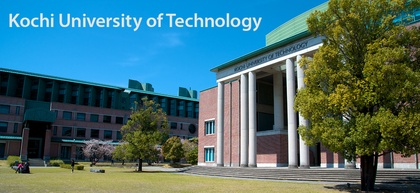
%> input picture img/kut2.jpg, 420 x 193 px, shrunk from 980 x 450 before the run
$ octave s1.m   (GNU Octave 9; MATLAB toolbox functions it lacks are replaced by stand-ins)
%> lines starting %> are read from the running program, lines starting %| are printed output that depends on the picture
%%%%%カラーチャネル操作%%%%%
close all;
clear;

img=imread('kut2.jpg');
%> img is the input picture: size 193x420x3 uint8; mean R, G, B 72.8, 111.4, 114.5

%make vars of each color channel
red=img(:,:,1);
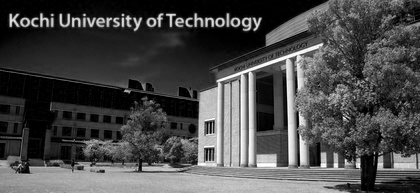
%> red: size 193x420 uint8; min 0, max 255, mean 72.8
green=img(:,:,2);
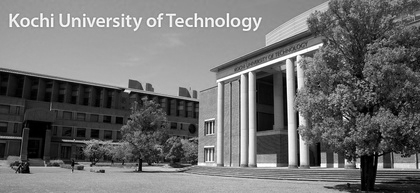
%> green: size 193x420 uint8; min 0, max 255, mean 111.4
blue=img(:,:,3);
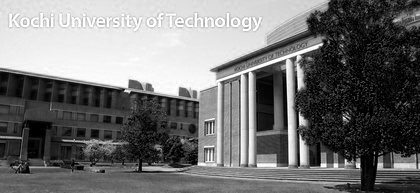
%> blue: size 193x420 uint8; min 0, max 255, mean 114.5

%show each color channel
figure('Name', 'grayscale(red channel)');
imshow(red);

figure('Name', 'grayscale(green channel)');
imshow(green);

figure('Name', 'grayscale(blue channel)');
imshow(blue);

% make swaped img(r<->b)
img2(:,:,1)=blue;
img2(:,:,2)=green;
img2(:,:,3)=red;
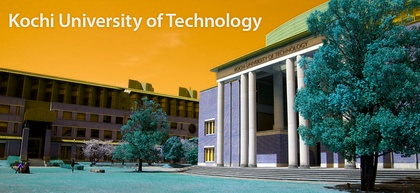
%> img2: size 193x420x3 uint8; mean R, G, B 114.5, 111.4, 72.8

figure('Name', '赤色チャネルと青色チャネルを入れ替えた画像');
imshow(img2);

imwrite(red, "s1-red.jpeg", "JPEG");
imwrite(green, "s1-green.jpeg", "JPEG");
imwrite(blue, "s1-blue.jpeg", "JPEG");
imwrite(img2, "s1-swap.jpeg", "JPEG");
